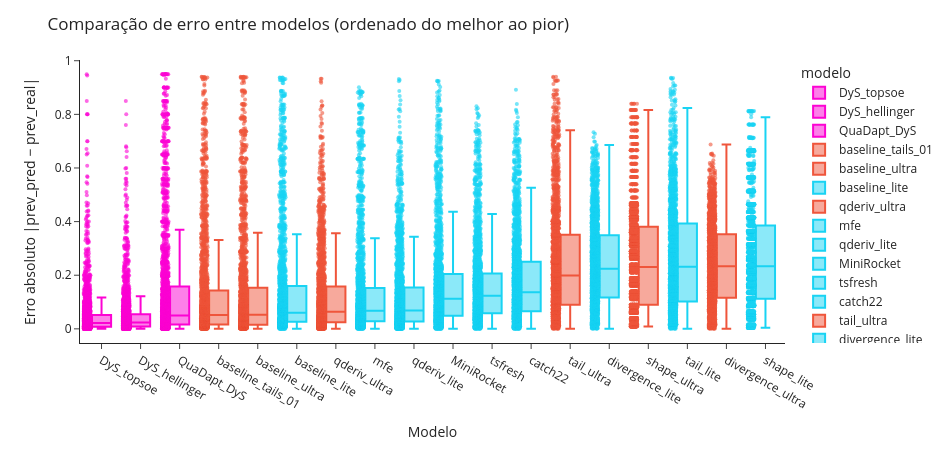

The notebook cell this image was saved under:
### Code cell
import pandas as pd
import plotly.express as px

# carregar CSV
df = pd.read_csv("feature_comparisson.csv")

# 🔧 garantir que erro é numérico
df["erro"] = pd.to_numeric(df["erro"], errors="coerce")

# ordenar modelos pela mediana do erro
order = (
    df.groupby("modelo")["erro"]
    .median()
    .sort_values()
    .index
    .tolist()
)

# ============================
# MAPA DE CORES
# ============================
color_map = {
    "baseline_ultra":  "#EF553B",
    "shape_ultra":  "#EF553B",
    "tail_ultra":  "#EF553B",
    "divergence_ultra": "#EF553B",
    "qderiv_ultra": "#EF553B",
    "baseline_tails_01": "#EF553B",
    "DyS_hellinger": "#fc03d3",
    "DyS_topsoe": "#fc03d3",
    "QuaDapt_DyS": "#fc03d3",
    "baseline_lite": "#19D3F3",
    "mfe": "#19D3F3",
    "qderiv_lite": "#19D3F3",
    "MiniRocket": "#19D3F3",
    "tsfresh": "#19D3F3",
    "catch22": "#19D3F3",
    "divergence_lite": "#19D3F3",
    "tail_lite": "#19D3F3",
    "shape_lite": "#19D3F3"
}

fig = px.box(
    df,
    x="modelo",
    y="erro",
    category_orders={"modelo": order},
    points="all",
    color="modelo",
    color_discrete_map=color_map
)

fig.update_traces(
    jitter=0.35,
    marker=dict(size=4, opacity=0.6),
)

fig.update_layout(
    title="Comparação de erro entre modelos (ordenado do melhor ao pior)",
    xaxis_title="Modelo",
    yaxis_title="Erro absoluto |prev_pred − prev_real|",
    template="simple_white",
    width=950,
    height=450,
    showlegend=True
)

fig

### Figure 1 — Plotly figure (JSON) as saved in the notebook; plotly's stock layout.template omitted (floating-point values rounded to 4 significant figures; data arrays with more than 128 entries replaced by an {"elided": "..."} marker saying what was removed)
{"data": [{"alignmentgroup": "True", "boxpoints": "all", "hovertemplate": "modelo=%{x}<br>erro=%{y}<extra></extra>", "jitter": 0.35, "legendgroup": "DyS_topsoe", "marker": {"color": "#fc03d3", "opacity": 0.6, "size": 4}, "name": "DyS_topsoe", "notched": false, "offsetgroup": "DyS_topsoe", "orientation": "v", "showlegend": true, "type": "box", "x": {"elided": "2261 str values"}, "x0": " ", "xaxis": "x", "y": {"elided": "2261 float values"}, "y0": " ", "yaxis": "y"}, {"alignmentgroup": "True", "boxpoints": "all", "hovertemplate": "modelo=%{x}<br>erro=%{y}<extra></extra>", "jitter": 0.35, "legendgroup": "DyS_hellinger", "marker": {"color": "#fc03d3", "opacity": 0.6, "size": 4}, "name": "DyS_hellinger", "notched": false, "offsetgroup": "DyS_hellinger", "orientation": "v", "showlegend": true, "type": "box", "x": {"elided": "2261 str values"}, "x0": " ", "xaxis": "x", "y": {"elided": "2261 float values"}, "y0": " ", "yaxis": "y"}, {"alignmentgroup": "True", "boxpoints": "all", "hovertemplate": "modelo=%{x}<br>erro=%{y}<extra></extra>", "jitter": 0.35, "legendgroup": "QuaDapt_DyS", "marker": {"color": "#fc03d3", "opacity": 0.6, "size": 4}, "name": "QuaDapt_DyS", "notched": false, "offsetgroup": "QuaDapt_DyS", "orientation": "v", "showlegend": true, "type": "box", "x": {"elided": "2261 str values"}, "x0": " ", "xaxis": "x", "y": {"elided": "2261 float values"}, "y0": " ", "yaxis": "y"}, {"alignmentgroup": "True", "boxpoints": "all", "hovertemplate": "modelo=%{x}<br>erro=%{y}<extra></extra>", "jitter": 0.35, "legendgroup": "baseline_tails_01", "marker": {"color": "#EF553B", "opacity": 0.6, "size": 4}, "name": "baseline_tails_01", "notched": false, "offsetgroup": "baseline_tails_01", "orientation": "v", "showlegend": true, "type": "box", "x": {"elided": "2261 str values"}, "x0": " ", "xaxis": "x", "y": {"elided": "2261 float values"}, "y0": " ", "yaxis": "y"}, {"alignmentgroup": "True", "boxpoints": "all", "hovertemplate": "modelo=%{x}<br>erro=%{y}<extra></extra>", "jitter": 0.35, "legendgroup": "baseline_ultra", "marker": {"color": "#EF553B", "opacity": 0.6, "size": 4}, "name": "baseline_ultra", "notched": false, "offsetgroup": "baseline_ultra", "orientation": "v", "showlegend": true, "type": "box", "x": {"elided": "2261 str values"}, "x0": " ", "xaxis": "x", "y": {"elided": "2261 float values"}, "y0": " ", "yaxis": "y"}, {"alignmentgroup": "True", "boxpoints": "all", "hovertemplate": "modelo=%{x}<br>erro=%{y}<extra></extra>", "jitter": 0.35, "legendgroup": "baseline_lite", "marker": {"color": "#19D3F3", "opacity": 0.6, "size": 4}, "name": "baseline_lite", "notched": false, "offsetgroup": "baseline_lite", "orientation": "v", "showlegend": true, "type": "box", "x": {"elided": "2261 str values"}, "x0": " ", "xaxis": "x", "y": {"elided": "2261 float values"}, "y0": " ", "yaxis": "y"}, {"alignmentgroup": "True", "boxpoints": "all", "hovertemplate": "modelo=%{x}<br>erro=%{y}<extra></extra>", "jitter": 0.35, "legendgroup": "qderiv_ultra", "marker": {"color": "#EF553B", "opacity": 0.6, "size": 4}, "name": "qderiv_ultra", "notched": false, "offsetgroup": "qderiv_ultra", "orientation": "v", "showlegend": true, "type": "box", "x": {"elided": "2261 str values"}, "x0": " ", "xaxis": "x", "y": {"elided": "2261 float values"}, "y0": " ", "yaxis": "y"}, {"alignmentgroup": "True", "boxpoints": "all", "hovertemplate": "modelo=%{x}<br>erro=%{y}<extra></extra>", "jitter": 0.35, "legendgroup": "mfe", "marker": {"color": "#19D3F3", "opacity": 0.6, "size": 4}, "name": "mfe", "notched": false, "offsetgroup": "mfe", "orientation": "v", "showlegend": true, "type": "box", "x": {"elided": "2261 str values"}, "x0": " ", "xaxis": "x", "y": {"elided": "2261 float values"}, "y0": " ", "yaxis": "y"}, {"alignmentgroup": "True", "boxpoints": "all", "hovertemplate": "modelo=%{x}<br>erro=%{y}<extra></extra>", "jitter": 0.35, "legendgroup": "qderiv_lite", "marker": {"color": "#19D3F3", "opacity": 0.6, "size": 4}, "name": "qderiv_lite", "notched": false, "offsetgroup": "qderiv_lite", "orientation": "v", "showlegend": true, "type": "box", "x": {"elided": "2261 str values"}, "x0": " ", "xaxis": "x", "y": {"elided": "2261 float values"}, "y0": " ", "yaxis": "y"}, {"alignmentgroup": "True", "boxpoints": "all", "hovertemplate": "modelo=%{x}<br>erro=%{y}<extra></extra>", "jitter": 0.35, "legendgroup": "MiniRocket", "marker": {"color": "#19D3F3", "opacity": 0.6, "size": 4}, "name": "MiniRocket", "notched": false, "offsetgroup": "MiniRocket", "orientation": "v", "showlegend": true, "type": "box", "x": {"elided": "2261 str values"}, "x0": " ", "xaxis": "x", "y": {"elided": "2261 float values"}, "y0": " ", "yaxis": "y"}, {"alignmentgroup": "True", "boxpoints": "all", "hovertemplate": "modelo=%{x}<br>erro=%{y}<extra></extra>", "jitter": 0.35, "legendgroup": "tsfresh", "marker": {"color": "#19D3F3", "opacity": 0.6, "size": 4}, "name": "tsfresh", "notched": false, "offsetgroup": "tsfresh", "orientation": "v", "showlegend": true, "type": "box", "x": {"elided": "2261 str values"}, "x0": " ", "xaxis": "x", "y": {"elided": "2261 float values"}, "y0": " ", "yaxis": "y"}, {"alignmentgroup": "True", "boxpoints": "all", "hovertemplate": "modelo=%{x}<br>erro=%{y}<extra></extra>", "jitter": 0.35, "legendgroup": "catch22", "marker": {"color": "#19D3F3", "opacity": 0.6, "size": 4}, "name": "catch22", "notched": false, "offsetgroup": "catch22", "orientation": "v", "showlegend": true, "type": "box", "x": {"elided": "2261 str values"}, "x0": " ", "xaxis": "x", "y": {"elided": "2261 float values"}, "y0": " ", "yaxis": "y"}, {"alignmentgroup": "True", "boxpoints": "all", "hovertemplate": "modelo=%{x}<br>erro=%{y}<extra></extra>", "jitter": 0.35, "legendgroup": "tail_ultra", "marker": {"color": "#EF553B", "opacity": 0.6, "size": 4}, "name": "tail_ultra", "notched": false, "offsetgroup": "tail_ultra", "orientation": "v", "showlegend": true, "type": "box", "x": {"elided": "2261 str values"}, "x0": " ", "xaxis": "x", "y": {"elided": "2261 float values"}, "y0": " ", "yaxis": "y"}, {"alignmentgroup": "True", "boxpoints": "all", "hovertemplate": "modelo=%{x}<br>erro=%{y}<extra></extra>", "jitter": 0.35, "legendgroup": "divergence_lite", "marker": {"color": "#19D3F3", "opacity": 0.6, "size": 4}, "name": "divergence_lite", "notched": false, "offsetgroup": "divergence_lite", "orientation": "v", "showlegend": true, "type": "box", "x": {"elided": "2261 str values"}, "x0": " ", "xaxis": "x", "y": {"elided": "2261 float values"}, "y0": " ", "yaxis": "y"}, {"alignmentgroup": "True", "boxpoints": "all", "hovertemplate": "modelo=%{x}<br>erro=%{y}<extra></extra>", "jitter": 0.35, "legendgroup": "shape_ultra", "marker": {"color": "#EF553B", "opacity": 0.6, "size": 4}, "name": "shape_ultra", "notched": false, "offsetgroup": "shape_ultra", "orientation": "v", "showlegend": true, "type": "box", "x": {"elided": "2261 str values"}, "x0": " ", "xaxis": "x", "y": {"elided": "2261 float values"}, "y0": " ", "yaxis": "y"}, {"alignmentgroup": "True", "boxpoints": "all", "hovertemplate": "modelo=%{x}<br>erro=%{y}<extra></extra>", "jitter": 0.35, "legendgroup": "tail_lite", "marker": {"color": "#19D3F3", "opacity": 0.6, "size": 4}, "name": "tail_lite", "notched": false, "offsetgroup": "tail_lite", "orientation": "v", "showlegend": true, "type": "box", "x": {"elided": "2261 str values"}, "x0": " ", "xaxis": "x", "y": {"elided": "2261 float values"}, "y0": " ", "yaxis": "y"}, {"alignmentgroup": "True", "boxpoints": "all", "hovertemplate": "modelo=%{x}<br>erro=%{y}<extra></extra>", "jitter": 0.35, "legendgroup": "divergence_ultra", "marker": {"color": "#EF553B", "opacity": 0.6, "size": 4}, "name": "divergence_ultra", "notched": false, "offsetgroup": "divergence_ultra", "orientation": "v", "showlegend": true, "type": "box", "x": {"elided": "2261 str values"}, "x0": " ", "xaxis": "x", "y": {"elided": "2261 float values"}, "y0": " ", "yaxis": "y"}, {"alignmentgroup": "True", "boxpoints": "all", "hovertemplate": "modelo=%{x}<br>erro=%{y}<extra></extra>", "jitter": 0.35, "legendgroup": "shape_lite", "marker": {"color": "#19D3F3", "opacity": 0.6, "size": 4}, "name": "shape_lite", "notched": false, "offsetgroup": "shape_lite", "orientation": "v", "showlegend": true, "type": "box", "x": {"elided": "2261 str values"}, "x0": " ", "xaxis": "x", "y": {"elided": "2261 float values"}, "y0": " ", "yaxis": "y"}, {"alignmentgroup": "True", "boxpoints": "all", "hovertemplate": "modelo=%{x}<br>erro=%{y}<extra></extra>", "jitter": 0.35, "legendgroup": "modelo", "marker": {"color": "#FF97FF", "opacity": 0.6, "size": 4}, "name": "modelo", "notched": false, "offsetgroup": "modelo", "orientation": "v", "showlegend": true, "type": "box", "x": ["modelo", "modelo", "modelo"], "x0": " ", "xaxis": "x", "y": [NaN, NaN, NaN], "y0": " ", "yaxis": "y"}], "layout": {"boxmode": "overlay", "height": 450, "legend": {"title": {"text": "modelo"}, "tracegroupgap": 0}, "margin": {"t": 60}, "showlegend": true, "title": {"text": "Comparação de erro entre modelos (ordenado do melhor ao pior)"}, "width": 950, "xaxis": {"anchor": "y", "categoryarray": ["DyS_topsoe", "DyS_hellinger", "QuaDapt_DyS", "baseline_tails_01", "baseline_ultra", "baseline_lite", "qderiv_ultra", "mfe", "qderiv_lite", "MiniRocket", "tsfresh", "catch22", "tail_ultra", "divergence_lite", "shape_ultra", "tail_lite", "divergence_ultra", "shape_lite", "modelo"], "categoryorder": "array", "domain": [0, 1], "title": {"text": "Modelo"}}, "yaxis": {"anchor": "x", "domain": [0, 1], "title": {"text": "Erro absoluto |prev_pred − prev_real|"}}}}
